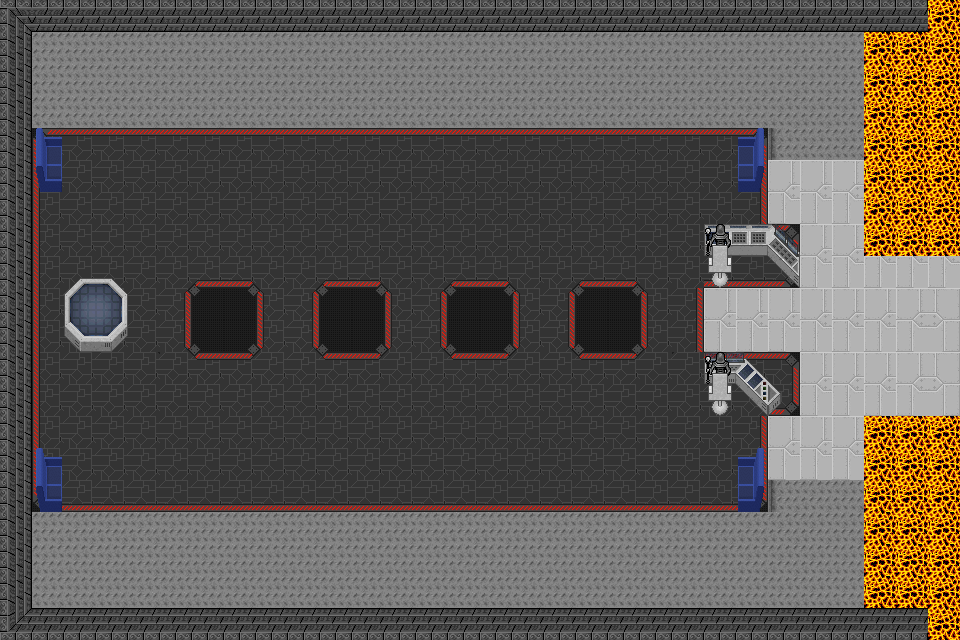

Rendered tile map (Tiled .tmx) drawn with the repository's tilesets; below, a short description and the map source with its tile grids summarised:
An orthogonal 30x20 tile map with 32x32 px tiles, 5 tile layers (main, wall, muebles, workers, ...), 2 tilesets.

<map version="1.2" tiledversion="1.2.0" orientation="orthogonal" renderorder="right-down" width="30" height="20" tilewidth="32" tileheight="32" infinite="0" nextlayerid="9" nextobjectid="1">
 <tileset firstgid="1" source="UnderWorld.tsx" />
 <tileset firstgid="257" name="SciFi" tilewidth="32" tileheight="32" tilecount="512" columns="32">
  <image source="SciFi.png" width="1024" height="512" />
 </tileset>
 <layer id="1" name="main" width="30" height="20">
  <data>[600 cells, 600 non-empty, 38 distinct tile ids]</data>
 </layer>
 <layer id="8" name="wall" width="30" height="20">
  <data>[600 cells, 122 non-empty, 7 distinct tile ids]</data>
 </layer>
 <layer id="2" name="muebles" width="30" height="20">
  <data>[600 cells, 26 non-empty, 21 distinct tile ids]</data>
 </layer>
 <layer id="5" name="workers" width="30" height="20">
  <data>[600 cells, 2 non-empty, 1 distinct tile ids]</data>
 </layer>
 <layer id="3" name="sillas" width="30" height="20">
  <data>[600 cells, 4 non-empty, 2 distinct tile ids]</data>
 </layer>
</map>
